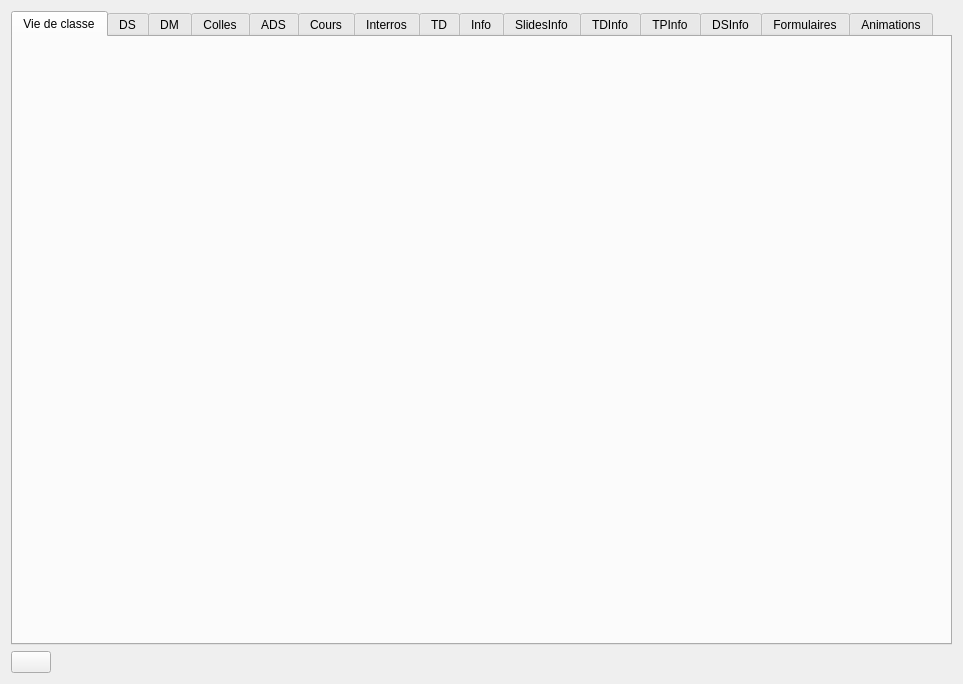
<?xml version="1.0" encoding="UTF-8"?>
<ui version="4.0">
 <class>WebSite</class>
 <widget class="QDialog" name="WebSite">
  <property name="geometry">
   <rect>
    <x>0</x>
    <y>0</y>
    <width>963</width>
    <height>684</height>
   </rect>
  </property>
  <property name="windowTitle">
   <string>WebsiteMPSI</string>
  </property>
  <layout class="QVBoxLayout" name="verticalLayout_4">
   <item>
    <widget class="QTabWidget" name="tabs">
     <property name="currentIndex">
      <number>0</number>
     </property>
     <widget class="QWidget" name="tabVieclasse">
      <attribute name="title">
       <string>Vie de classe</string>
      </attribute>
      <layout class="QHBoxLayout" name="horizontalLayout_3">
       <item>
        <widget class="QWidget" name="gridVieClasse" native="true">
         <layout class="QGridLayout" name="formVieClasse"/>
        </widget>
       </item>
      </layout>
     </widget>
     <widget class="QWidget" name="tabDS">
      <attribute name="title">
       <string>DS</string>
      </attribute>
      <layout class="QHBoxLayout" name="horizontalLayout_4">
       <item>
        <widget class="QWidget" name="gridDS" native="true">
         <layout class="QGridLayout" name="formDS"/>
        </widget>
       </item>
      </layout>
     </widget>
     <widget class="QWidget" name="tabDM">
      <attribute name="title">
       <string>DM</string>
      </attribute>
      <layout class="QHBoxLayout" name="horizontalLayout_5">
       <item>
        <widget class="QWidget" name="gridDM" native="true">
         <layout class="QGridLayout" name="formDM" rowminimumheight="0" columnminimumwidth="0">
          <property name="sizeConstraint">
           <enum>QLayout::SetNoConstraint</enum>
          </property>
          <property name="spacing">
           <number>6</number>
          </property>
         </layout>
        </widget>
       </item>
      </layout>
     </widget>
     <widget class="QWidget" name="tabColles">
      <attribute name="title">
       <string>Colles</string>
      </attribute>
      <layout class="QHBoxLayout" name="horizontalLayout_6">
       <item>
        <widget class="QWidget" name="gridColles" native="true">
         <layout class="QGridLayout" name="formColles"/>
        </widget>
       </item>
      </layout>
     </widget>
     <widget class="QWidget" name="tabADS">
      <attribute name="title">
       <string>ADS</string>
      </attribute>
      <layout class="QHBoxLayout" name="horizontalLayout_2">
       <item>
        <widget class="QWidget" name="gridADS" native="true">
         <layout class="QGridLayout" name="formADS"/>
        </widget>
       </item>
       <item alignment="Qt::AlignRight|Qt::AlignTop">
        <widget class="QWidget" name="ADSButtons" native="true">
         <property name="sizePolicy">
          <sizepolicy hsizetype="Fixed" vsizetype="Fixed">
           <horstretch>0</horstretch>
           <verstretch>0</verstretch>
          </sizepolicy>
         </property>
         <layout class="QVBoxLayout" name="buttonsADS">
          <property name="spacing">
           <number>6</number>
          </property>
          <item alignment="Qt::AlignRight|Qt::AlignTop">
           <widget class="QPushButton" name="addADSButton">
            <property name="sizePolicy">
             <sizepolicy hsizetype="Minimum" vsizetype="Minimum">
              <horstretch>0</horstretch>
              <verstretch>0</verstretch>
             </sizepolicy>
            </property>
            <property name="text">
             <string/>
            </property>
            <property name="iconSize">
             <size>
              <width>32</width>
              <height>32</height>
             </size>
            </property>
           </widget>
          </item>
          <item alignment="Qt::AlignRight|Qt::AlignTop">
           <widget class="QPushButton" name="removeADSButton">
            <property name="sizePolicy">
             <sizepolicy hsizetype="Minimum" vsizetype="Minimum">
              <horstretch>0</horstretch>
              <verstretch>0</verstretch>
             </sizepolicy>
            </property>
            <property name="text">
             <string/>
            </property>
            <property name="iconSize">
             <size>
              <width>32</width>
              <height>32</height>
             </size>
            </property>
           </widget>
          </item>
         </layout>
        </widget>
       </item>
      </layout>
     </widget>
     <widget class="QWidget" name="tabCours">
      <attribute name="title">
       <string>Cours</string>
      </attribute>
      <layout class="QHBoxLayout" name="horizontalLayout_7">
       <item>
        <widget class="QWidget" name="gridCours" native="true">
         <layout class="QGridLayout" name="formCours"/>
        </widget>
       </item>
      </layout>
     </widget>
     <widget class="QWidget" name="tabInterros">
      <attribute name="title">
       <string>Interros</string>
      </attribute>
      <layout class="QHBoxLayout" name="horizontalLayout_8">
       <item>
        <widget class="QWidget" name="gridInterros" native="true">
         <layout class="QGridLayout" name="formInterros"/>
        </widget>
       </item>
      </layout>
     </widget>
     <widget class="QWidget" name="tabTD">
      <attribute name="title">
       <string>TD</string>
      </attribute>
      <layout class="QHBoxLayout" name="horizontalLayout_9">
       <item>
        <widget class="QWidget" name="gridTD" native="true">
         <layout class="QGridLayout" name="formTD"/>
        </widget>
       </item>
      </layout>
     </widget>
     <widget class="QWidget" name="tabInfo">
      <attribute name="title">
       <string>Info</string>
      </attribute>
      <layout class="QHBoxLayout" name="horizontalLayout_10">
       <item>
        <widget class="QWidget" name="gridInfo" native="true">
         <layout class="QGridLayout" name="formInfo"/>
        </widget>
       </item>
      </layout>
     </widget>
     <widget class="QWidget" name="tabSlidesInfo">
      <attribute name="title">
       <string>SlidesInfo</string>
      </attribute>
      <layout class="QHBoxLayout" name="horizontalLayout_11">
       <item>
        <widget class="QWidget" name="gridSlidesInfo" native="true">
         <layout class="QGridLayout" name="formSlidesInfo"/>
        </widget>
       </item>
      </layout>
     </widget>
     <widget class="QWidget" name="tabTDInfo">
      <attribute name="title">
       <string>TDInfo</string>
      </attribute>
      <layout class="QHBoxLayout" name="horizontalLayout_12">
       <item>
        <widget class="QWidget" name="gridTDInfo" native="true">
         <layout class="QGridLayout" name="formTDInfo"/>
        </widget>
       </item>
      </layout>
     </widget>
     <widget class="QWidget" name="tabTPInfo">
      <attribute name="title">
       <string>TPInfo</string>
      </attribute>
      <layout class="QHBoxLayout" name="horizontalLayout_13">
       <item>
        <widget class="QWidget" name="gridTPInfo" native="true">
         <layout class="QGridLayout" name="formTPInfo"/>
        </widget>
       </item>
      </layout>
     </widget>
     <widget class="QWidget" name="tabDSInfo">
      <attribute name="title">
       <string>DSInfo</string>
      </attribute>
      <layout class="QHBoxLayout" name="horizontalLayout_14">
       <item>
        <widget class="QWidget" name="gridDSInfo" native="true">
         <layout class="QGridLayout" name="formDSInfo"/>
        </widget>
       </item>
      </layout>
     </widget>
     <widget class="QWidget" name="tabFormulaires">
      <attribute name="title">
       <string>Formulaires</string>
      </attribute>
      <layout class="QHBoxLayout" name="horizontalLayout_15">
       <item>
        <widget class="QWidget" name="gridFormulaires" native="true">
         <layout class="QGridLayout" name="formFormulaires"/>
        </widget>
       </item>
      </layout>
     </widget>
     <widget class="QWidget" name="tabAnimations">
      <attribute name="title">
       <string>Animations</string>
      </attribute>
      <layout class="QHBoxLayout" name="horizontalLayout">
       <item>
        <widget class="QWidget" name="gridAnimations" native="true">
         <property name="sizePolicy">
          <sizepolicy hsizetype="Expanding" vsizetype="Expanding">
           <horstretch>0</horstretch>
           <verstretch>0</verstretch>
          </sizepolicy>
         </property>
         <layout class="QGridLayout" name="formAnimations">
          <property name="sizeConstraint">
           <enum>QLayout::SetDefaultConstraint</enum>
          </property>
         </layout>
        </widget>
       </item>
       <item alignment="Qt::AlignRight|Qt::AlignTop">
        <widget class="QGroupBox" name="AnimationsButtons">
         <property name="sizePolicy">
          <sizepolicy hsizetype="Fixed" vsizetype="Fixed">
           <horstretch>0</horstretch>
           <verstretch>0</verstretch>
          </sizepolicy>
         </property>
         <layout class="QVBoxLayout" name="buttonsAnimations">
          <property name="spacing">
           <number>6</number>
          </property>
          <item alignment="Qt::AlignRight|Qt::AlignTop">
           <widget class="QPushButton" name="addAnimationsButton">
            <property name="sizePolicy">
             <sizepolicy hsizetype="Minimum" vsizetype="Minimum">
              <horstretch>0</horstretch>
              <verstretch>0</verstretch>
             </sizepolicy>
            </property>
            <property name="text">
             <string/>
            </property>
            <property name="iconSize">
             <size>
              <width>32</width>
              <height>32</height>
             </size>
            </property>
           </widget>
          </item>
          <item alignment="Qt::AlignRight|Qt::AlignTop">
           <widget class="QPushButton" name="removeAnimationsButton">
            <property name="sizePolicy">
             <sizepolicy hsizetype="Minimum" vsizetype="Minimum">
              <horstretch>0</horstretch>
              <verstretch>0</verstretch>
             </sizepolicy>
            </property>
            <property name="text">
             <string/>
            </property>
            <property name="iconSize">
             <size>
              <width>32</width>
              <height>32</height>
             </size>
            </property>
           </widget>
          </item>
         </layout>
        </widget>
       </item>
      </layout>
     </widget>
    </widget>
   </item>
   <item>
    <widget class="QPushButton" name="transferButton">
     <property name="sizePolicy">
      <sizepolicy hsizetype="Fixed" vsizetype="Fixed">
       <horstretch>0</horstretch>
       <verstretch>0</verstretch>
      </sizepolicy>
     </property>
     <property name="text">
      <string/>
     </property>
     <property name="iconSize">
      <size>
       <width>64</width>
       <height>64</height>
      </size>
     </property>
    </widget>
   </item>
  </layout>
 </widget>
 <resources/>
 <connections/>
</ui>
